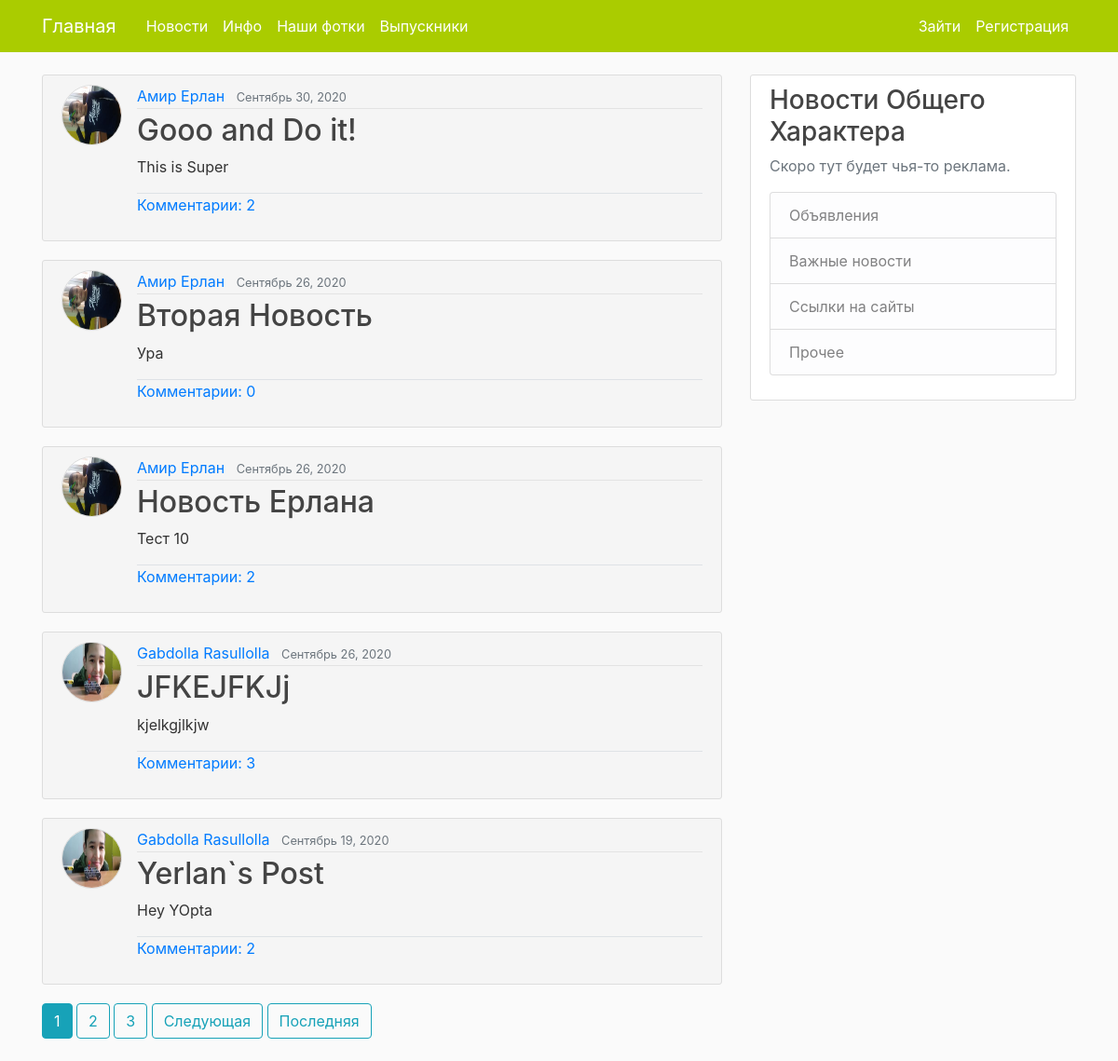
The app's page /, older data.
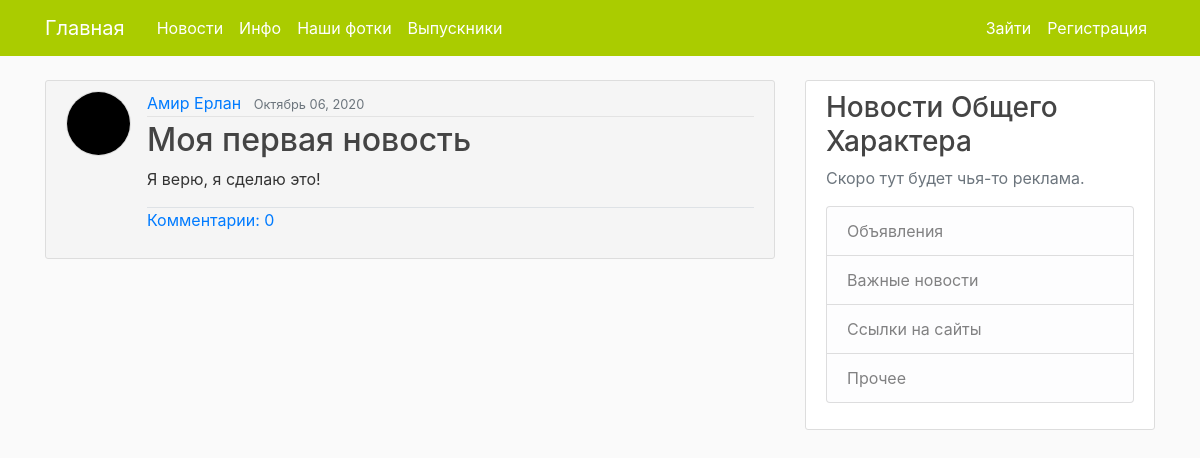
The same page, newer data.
### BlogApp/models.py (models this page shows, shortened)
class Post(models.Model):
    title = models.CharField('Заголовок', max_length=100)
    content = models.TextField('Содержание')
    date_posted = models.DateTimeField(default=timezone.now)
    author = models.ForeignKey(User, on_delete=models.CASCADE)

### users/models.py (models this page shows, shortened)
class Profile(models.Model):
    user = models.OneToOneField(User, on_delete=models.CASCADE)
    image = models.ImageField(default="default.jpg", upload_to="profile_pics")
    nickname = models.CharField(max_length=100, null=True, blank=True)
    birthday = models.DateField(null=True, blank=True)
    cap = models.BooleanField(null=True, blank=True)
    left = models.IntegerField(null=True, blank=True)
    upper = models.IntegerField(null=True, blank=True)
    right = models.IntegerField(null=True, blank=True)
    lower = models.IntegerField(null=True, blank=True)

### BlogApp/views.py (the view)
# urls.py: path('', PostListView.as_view(), name="blog-home"),
class PostListView(ListView):
    model = Post
    template_name = "BlogApp/home.html" # <app>/<model>_<viewtype>.html
    context_object_name = "posts"
    ordering = ["-date_posted"]
    paginate_by = 5

### users/templatetags/name_filter.py (called while the page is built)
@register.filter(name='cutter')
@stringfilter
def cutter(value):
    return value.replace('_', ' ')

### BlogApp/templates/BlogApp/home.html (shortened to what this page needs)
{% extends "BlogApp/base.html" %}
{% load name_filter %}
{% load l10n %}
{% block content %}
    {% for post in posts %}
            <article class="media content-section" style="background-color:#f5f5f5;">
                <img class="rounded-circle article-img" src="{{ post.author.profile.image.url }}" style="border:solid #dddddd 1px;">
              <div class="media-body">
                <div class="article-metadata">
                  <a class="mr-2" href="{% url 'user-posts' post.author.username %}">{{ post.author|cutter }}</a>
                  <small class="text-muted">{{ post.date_posted|date:"F d, Y" }}</small>
                </div>
                <h2><a class="article-title" href="{% url 'post-detail' post.id %}">{{ post.title }}</a></h2>
                <p class="article-content">{{ post.content }}</p>
                <p class="article-content border-top"><a href="{% url 'post-detail' post.id %}">Комментарии: {{ post.commentsonpost_set.count }}</a></p>
              </div>
            </article>
    {% endfor %}
    {% if is_paginated %}
    {% for num in page_obj.paginator.page_range %}
        {% if page_obj.number == num %}
          <a class="btn btn-info mb-4" href="?page={{ num }}">{{ num }}</a>
        {% elif num > page_obj.number|add:"-3" and  num < page_obj.number|add:"3"  %}
          <a class="btn btn-outline-info mb-4" href="?page={{ num }}">{{ num }}</a>
        {% endif %}
    {% endfor %}
    {% if page_obj.has_next %}
      <a class="btn btn-outline-info mb-4" href="?page={{ page_obj.next_page_number}}">Следующая</a>
      <a class="btn btn-outline-info mb-4" href="?page={{ page_obj.paginator.num_pages }}">Последняя</a>
    {% endif %}
    {% endif %}
{% endblock content %}

Row changes from the older to the newer data that the page shows:
removed Post: author.profile.image (picture), author "Амир Ерлан", date_posted "Сентябрь 30, 2020", title "Gooo and Do it!", content "This is Super", commentsonpost_set.count "2"
removed Post: author.profile.image (picture), author "Амир Ерлан", date_posted "Сентябрь 26, 2020", title "Вторая Новость", content "Ура", commentsonpost_set.count "0"
removed Post: author.profile.image (picture), author "Амир Ерлан", date_posted "Сентябрь 26, 2020", title "Новость Ерлана", content "Тест 10", commentsonpost_set.count "2"
removed Post: author.profile.image (picture), author "Gabdolla Rasullolla", date_posted "Сентябрь 26, 2020", title "JFKEJFKJj", content "kjelkgjlkjw", commentsonpost_set.count "3"
removed Post: author.profile.image (picture), author "Gabdolla Rasullolla", date_posted "Сентябрь 19, 2020", title "Yerlan`s Post", content "Hey YOpta", commentsonpost_set.count "2"
now on this page (row edited): Post: author.profile.image (picture), author "Амир Ерлан", date_posted "Октябрь 06, 2020", title "Моя первая новость", content "Я верю, я сделаю это!", commentsonpost_set.count "0"
Text that changed along with them:
list line gone: "1"
list line gone: "2"
list line gone: "3"
text no longer shown: "Следующая Последняя"
